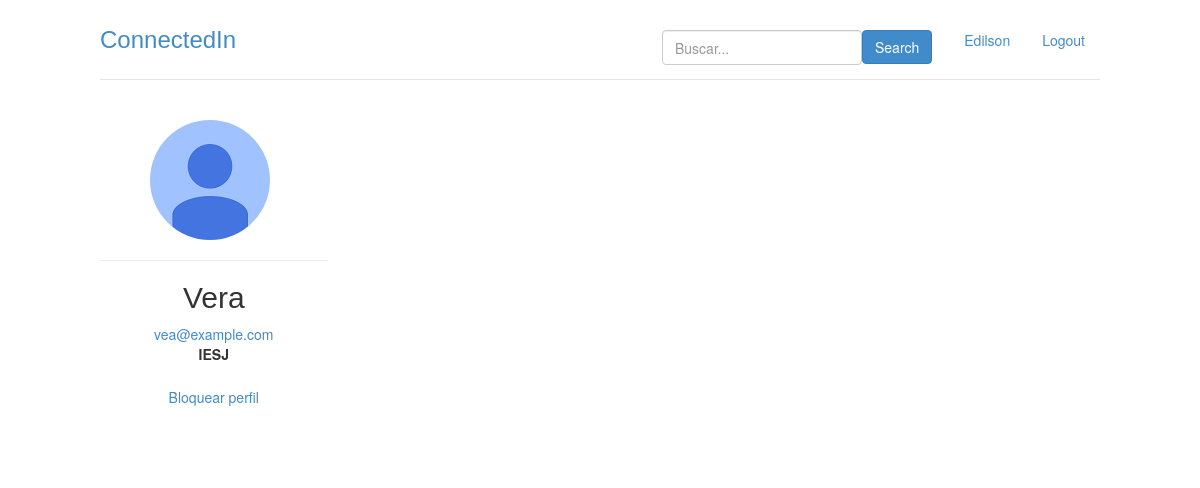
Page /perfil/19 (signed in) on the committed database.
### perfis/models.py (models this page shows, shortened)
class Perfil(models.Model):
    nome = models.CharField(max_length=255, null=False)
    telefone = models.CharField(max_length=20, null= False)
    nome_empresa = models.CharField(max_length=255, null=False)
    contatos = models.ManyToManyField('self')
    usuario = models.OneToOneField(User, related_name = "perfil", on_delete = models.CASCADE)
    contatos_bloqueados = models.ManyToManyField('self', related_name = 'meus_contatos_bloqueados', symmetrical=False, through= 'Bloqueio')
    def super_user(self):
        return self.usuario.is_superuser
    @property
    def email(self):
        return self.usuario.email
    def mostrar_perfil(self, perfil_a_exibir):
        pode_mostrar = True
        for perfil in perfil_a_exibir.bloqueios_feitos.all():
            if perfil.perfil_bloqueado.id == self.id:
                return False
        return pode_mostrar
    def pode_convidar(self, perfil_a_convidar):
        pode_convidar = False
        convites = Convite.objects.filter(solicitante=self, convidado=perfil_a_convidar).all()
        if len(convites) == 0 and perfil_a_convidar not in self.contatos.all():
            pode_convidar = True
        return pode_convidar
    def pode_bloquear(self, perfil_a_bloquear):
        pode_bloquear = True
        for perfil in self.bloqueios_feitos.all():
            if perfil.perfil_bloqueado.id == perfil_a_bloquear.id:
                return False
        return pode_bloquear
    @property
    def bloqueios_feitos(self): #meus_bloqueios
        return Bloqueio.objects.filter(perfil_que_bloqueia=self)

### perfis/views.py (the view)
# urls.py: path('perfil/<int:perfil_id>', views.exibir_perfil, name='exibir'),
@login_required
def exibir_perfil(request, perfil_id):
	perfil = Perfil.objects.get(id=perfil_id)
	perfil_logado = get_perfil_logado(request)
	pode_convidar = perfil_logado.pode_convidar(perfil)
	pode_bloquear = perfil_logado.pode_bloquear(perfil)
	pode_mostrar = perfil_logado.mostrar_perfil(perfil)
	return render(request, 'perfil.html',
		          {'perfil' : perfil,
				   'perfil_logado' : get_perfil_logado(request), 'pode_convidar': pode_convidar, 'pode_bloquear': pode_bloquear, 'mostrar_perfil': pode_mostrar})

### perfis/views.py (called while the page is built)
@login_required
def get_perfil_logado(request):
	return request.user.perfil

### perfis/templates/perfil.html (shortened to what this page needs)
{% extends 'base.html' %}
{% block body %}
{% if mostrar_perfil %}
	<div class="row">
		<div class = "col-lg-3">
				<img src="/static/img/photo.jpg" alt="Perfil Icon" style="border-radius: 70px; margin-left: 50px">
				<hr>
				<h2 style="text-align: center; font-family: 'Gill Sans', 'Gill Sans MT', Calibri, 'Trebuchet MS', sans-serif">{{ perfil.nome }}</h2>
				<address style="text-align: center">
					<a href = "mailto:{{ perfil.email }}">{{ perfil.email }}</a>
					<br>
					<strong>{{ perfil.nome_empresa }}</strong>
				</address>
				{% if perfil.id != perfil_logado.id %}
					{% if pode_bloquear %}
					<p style="text-align: center"><button class="btn-link btn-confirm">Bloquear perfil</button></p>
					{% else %}
						<h6 style="text-align: center">Status: Bloqueado(a)</h6>
					{% endif %}
				{% endif %}
			</div>
			</div>
		</div>
		</div>
		{% else %}
		 Usuário não encontrado.
	{% endif %}
{% endblock %}

### perfis/templates/base.html (shortened to what this page needs)
{% load staticfiles %}
<!doctype html>
<html lang = "pt-br">
	<head>
		<link rel="stylesheet" href="{% static 'styles/bootstrap.css' %}">
		<link rel="stylesheet" href="{% static 'styles/main.css' %}">
	</head>
	<body class="">
		<div class="container">
			<div class = "header">
				<ul class = "nav nav-pills pull-right">
					<li>
						<div class="container">
							<form class = "form-signin" action="{% url 'buscar' %}"  method="post">
								<button class="btn btn-primary pull-right" type = "submit">Search</button>
								<input type="text"	name="username"  class = "form-control pull-right"
											style="min-width: 200px; min-height: 35px; max-width: 200px; max-height: 35px;"
													id="nome_id"	placeholder="Buscar..." required>
							</form>
						</div>
					</li>
					<li><a href = "{% url 'exibir' perfil_logado.id %}">{{ perfil_logado.nome }}</a></li>
					<li><a href = "/logout/">Logout</a></li>
				</ul>
				<h3 class = "text-muted" style="font-family:'Lucida Sans', 'Lucida Sans Regular', 'Lucida Grande', 'Lucida Sans Unicode', Geneva, Verdana, sans-serif"><a href="{% url 'index' %}">ConnectedIn</a></h3>
			</div>
			<div class="row content">
				{% block body%}
				{% endblock %}
	</body>
</html>

### perfis/static/styles/main.css (style rules this page uses)
body { padding-top: 20px; padding-bottom: 20px; }
.header, .content, .footer { padding-left: 15px; padding-right: 15px; }
.header { border-bottom: 1px solid #e5e5e5; }
.header h3 { margin-top: 0; margin-bottom: 0; line-height: 40px; padding-bottom: 19px; }
@media (min-width: 1068px) { .container { max-width: 1030px; } }
.content { margin: 40px 0; }
@media screen and (min-width: 768px) { .header, .content, .footer { padding-left: 0; padding-right: 0; } }
@media screen and (min-width: 768px) { .header { margin-bottom: 30px; } }

### rows in the picture
Perfil: nome "Edilson"
Perfil: nome "Vera", email "vea@example.com", nome_empresa "IESJ"
